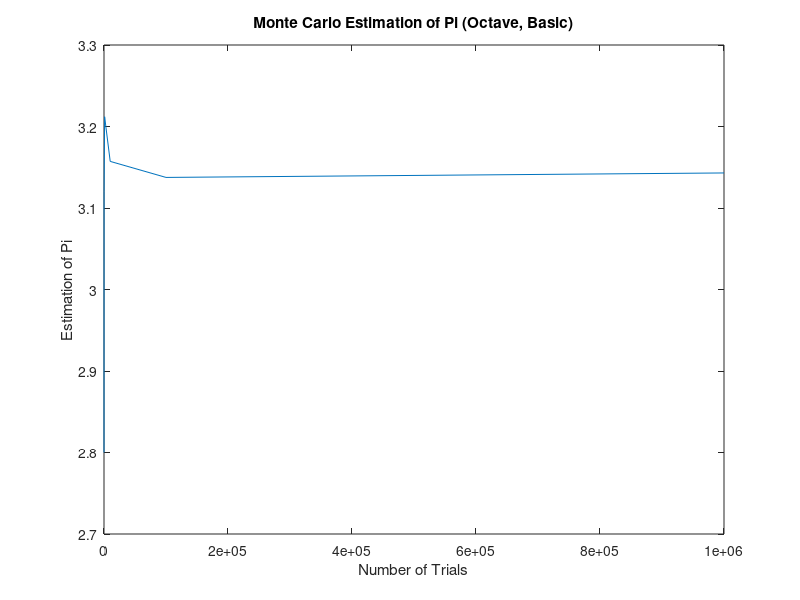

Here is the MATLAB script that generated this plot:
% MonteCarlo Pi
clear;

rand("seed",5757);

NTrials = [10; 10^2; 10^3; 10^4; 10^5; 10^6];
Ncases = numel(NTrials);
PiEst = zeros(Ncases,1);

for i =1:Ncases 
  Rcount = 0;
  for j = 1:NTrials(i) 
    x = rand(1);
    y = rand(1);
    if ( x^2 + y^2 <= 1) 
      Rcount = Rcount + 1;
    endif
  end
  PiEst(i) = 4*Rcount/NTrials(i);
end

dlmwrite("MCPi_octave_novector.txt",[NTrials,PiEst]);

hf = figure();
plot(NTrials',PiEst');
title("Monte Carlo Estimation of Pi (Octave, Basic)");
xlabel("Number of Trials");
ylabel("Estimation of Pi");
print(hf,"MCPi_octave_novector.pdf");
